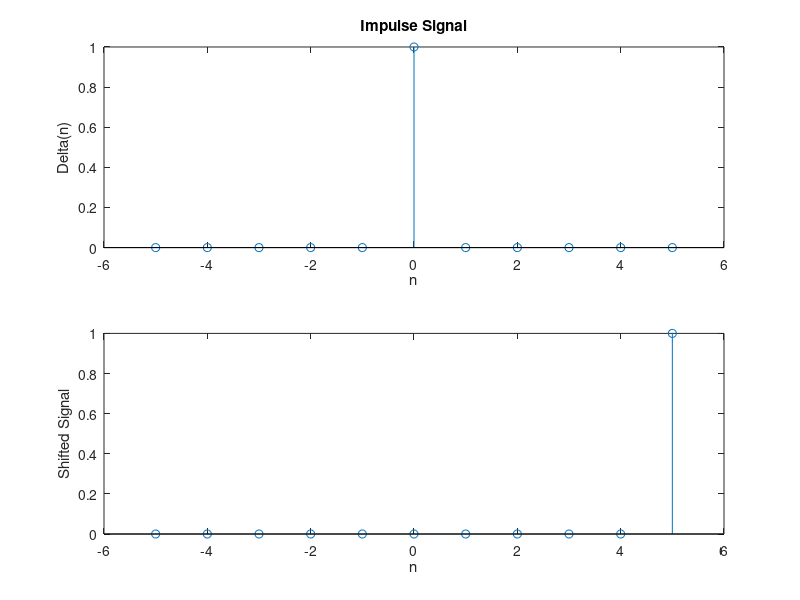

Here is the MATLAB script that generated this plot:
% Generate a script that uses user input to shift unit impulse right or left. Use MATLAB
% input command to take the number of samples to shift the signal and use switch option or
% If - else statement to decide whether to shift the signal to the right (delay) or to the left (advance).

n = -5:5;
x = (n == 0);

direction = input("Enter direction to shift (1 for left / 2 for right): ");
k = input("Enter no. of samples to shift: ");

if direction == 1
    k = -k;
elseif direction == 2
    k = k;
end

subplot(2,1,1);
stem(n, x);
title('Impulse Signal');
xlabel('n'); ylabel('Delta(n)');

subplot(2,1,2);
x_shifted = (n-k == 0);
stem(n, x_shifted);
xlabel('n'); ylabel('Shifted Signal');
